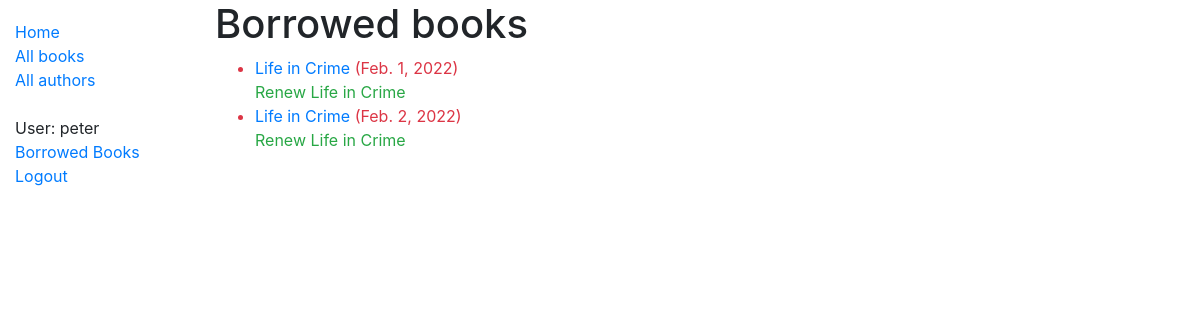
/mybooks/ (signed in), run on the app's committed database.
### catalog/models.py (models this page shows, shortened)
class BookInstance(Model):
    LOAN_STATUS = (
        ('m', 'Maintenance'),
        ('o', 'On Loan'),
        ('a', 'Available'),
        ('r', 'Reserved'),
    )
    id = UUIDField(primary_key=True, default=uuid.uuid4, help_text='Unique id for this book across entire library')
    book = ForeignKey('Book', on_delete=RESTRICT, null=True)
    imprint = CharField(max_length=200)
    borrower = ForeignKey(User, on_delete=SET_NULL, null=True, blank=True)
    due_back = DateField(null=True, blank=True)
    status = CharField(max_length=1, choices=LOAN_STATUS, blank=True, default='m', help_text='Book availability')
    class Meta:
        ordering = ['due_back']
        """
          Check whether the current user has a particular permission using the
          specific variable name associated with the django "app"
          e.g. {{ perms.catalog.can_mark_returned }}


          Permissions can be tested in a view (FBV) using the permission required decorator
          or in a CBV using PermissionRequiredMixin. See views.py
        """
        permissions = (('can_mark_returned', "Set book as returned"),)
    @property
    def is_overdue(self):
        if self.due_back and date.today() > self.due_back:
            return True
        return False

class Book(Model):
    title = CharField(max_length=200)
    author = ForeignKey('Author', on_delete=SET_NULL, null=True)
    summary = TextField(max_length=1000, help_text='Enter a brief description of the book')
    isbn = CharField('ISBN', max_length=13, unique=True, help_text='13 Character <a '
                                                                   'href="https://www.isbn-international.org/content'
                                                                   '/what-isbn">ISBN number</a>')
    genre = ManyToManyField(Genre, help_text='Select a genre for this book')
    def display_genre(self):
        return ', '.join(genre.name for genre in self.genre.all()[:3])
    display_genre.short_description = 'Genre'
    class Meta:
        ordering = ['title']

### catalog/views.py (the view)
# urls.py: path('mybooks/', ListOfBorrowedBooksByUser.as_view(), name='my-borrowed-books'),
class ListOfBorrowedBooksByUser(LoginRequiredMixin, ListView):
    model = BookInstance
    template_name = 'catalog/borrowed_books.html'
    paginate_by = 2
    context_object_name = 'borrowed'
    def get_queryset(self):
        return BookInstance.objects.filter(borrower=self.request.user).filter(status__exact='o').order_by('due_back')

### catalog/templates/catalog/borrowed_books.html (shortened to what this page needs)
{% extends 'base.html' %}
{% block content %}
    <h1>Borrowed books</h1>
    <ul>
    {% for bookinst in borrowed %}
        <li class="{% if bookinst.is_overdue %}text-danger{% endif %}">
        <a href="{% url 'book-detail' bookinst.book.id %}">{{ bookinst.book.title }}</a> ({{ bookinst.due_back }})
        </li>
        {% if bookinst.is_overdue %}
        {% if perms.catalog.can_mark_returned %}
        <a class="text-success" href="{% url 'renew-book' bookinst.id %}">Renew {{ bookinst.book.title }}</a>
            {% else %}
            <h2>Not allowed to renew this book</h2>
        {% endif %}
        {% else %}
        <h2>Remember to return the book in good time</h2>
    {% endif %}
         {% empty %}
        <p>There are no books borrowed</p>
    {% endfor %}
    <br>
    </ul>
{% endblock %}

### catalog/templates/base.html (shortened to what this page needs)
{% load static %}
<!DOCTYPE html>
<html lang="en">
<head>
<link rel="stylesheet" href="https://cdn.jsdelivr.net/npm/bootstrap@4.5.3/dist/css/bootstrap.min.css">
<link rel="stylesheet" href="{% static 'css/app.css' %}">
</head>
<body>
<div class="container-fluid">
    <div class="row">
      <div class="col-sm-2">
{% block sidebar %}
    <ul class="sidebar-nav">
        <li><a href="{% url 'index' %}">Home</a></li>
        <li><a href="{% url 'books' %}">All books</a></li>
        <li><a href="{% url 'authors' %}">All authors</a></li>
        <br>
        {% if request.user.is_authenticated %}
            <li>User: {{ request.user.username }}</li>
            <li><a href="{% url 'my-borrowed-books' %}">Borrowed Books</a> </li>
            <li><a href="{% url 'logout' %}?next={{ request.path }}">Logout</a> </li>
            {% else %}
            <li><a href="{% url 'login' %}?next={{ request.path }}">Login</a> </li>
        {% endif %}
    </ul>
{% endblock %}
      </div>
    <div class="col-sm-10 ">
{% block content %}{% endblock %}
    </div></div></div>
</body>
</html>

### static/css/app.css (style rules this page uses)
.sidebar-nav { margin-top: 20px; padding: 0; list-style: none; }

### data on the page
BookInstance: book "Life in Crime", due_back "Feb. 1, 2022"
BookInstance: book "Life in Crime", due_back "Feb. 2, 2022"

### other printed values
{{ request.user.username }} "peter"
